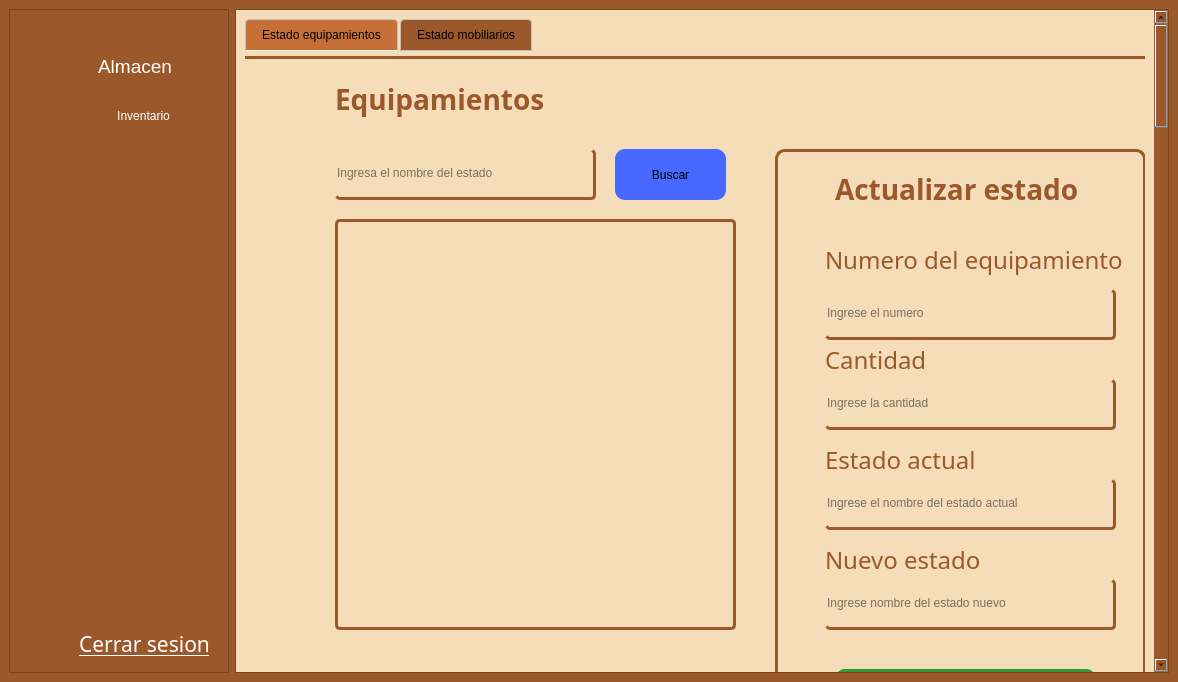
<?xml version="1.0" encoding="UTF-8"?>
<ui version="4.0">
 <class>MainWindow</class>
 <widget class="QMainWindow" name="MainWindow">
  <property name="geometry">
   <rect>
    <x>0</x>
    <y>0</y>
    <width>1178</width>
    <height>682</height>
   </rect>
  </property>
  <property name="windowTitle">
   <string>BookingRoom</string>
  </property>
  <widget class="QWidget" name="centralwidget">
   <property name="styleSheet">
    <string notr="true">background-color: rgb(155, 88, 43);</string>
   </property>
   <layout class="QHBoxLayout" name="horizontalLayout">
    <item>
     <widget class="QFrame" name="sidebar">
      <property name="minimumSize">
       <size>
        <width>220</width>
        <height>0</height>
       </size>
      </property>
      <property name="maximumSize">
       <size>
        <width>200</width>
        <height>16777215</height>
       </size>
      </property>
      <property name="styleSheet">
       <string notr="true">background-color: rgb(155, 88, 43);</string>
      </property>
      <property name="frameShape">
       <enum>QFrame::Shape::StyledPanel</enum>
      </property>
      <property name="frameShadow">
       <enum>QFrame::Shadow::Raised</enum>
      </property>
      <layout class="QVBoxLayout" name="verticalLayout">
       <item>
        <widget class="QFrame" name="sideBar_2">
         <property name="styleSheet">
          <string notr="true">border: none;
background-color: rgba(155, 88, 43, 1.0);</string>
         </property>
         <property name="frameShape">
          <enum>QFrame::Shape::StyledPanel</enum>
         </property>
         <property name="frameShadow">
          <enum>QFrame::Shadow::Raised</enum>
         </property>
         <widget class="QPushButton" name="btnAlmacen">
          <property name="geometry">
           <rect>
            <x>70</x>
            <y>30</y>
            <width>92</width>
            <height>34</height>
           </rect>
          </property>
          <property name="minimumSize">
           <size>
            <width>92</width>
            <height>0</height>
           </size>
          </property>
          <property name="font">
           <font>
            <pointsize>14</pointsize>
           </font>
          </property>
          <property name="cursor">
           <cursorShape>PointingHandCursor</cursorShape>
          </property>
          <property name="styleSheet">
           <string notr="true">border: none;
background-color: rgb(155, 88, 43);
color: rgb(255, 255, 255);
</string>
          </property>
          <property name="text">
           <string>Almacen</string>
          </property>
         </widget>
         <widget class="QWidget" name="subMenuRecepcion" native="true">
          <property name="geometry">
           <rect>
            <x>9</x>
            <y>130</y>
            <width>191</width>
            <height>91</height>
           </rect>
          </property>
          <property name="styleSheet">
           <string notr="true">background-color: rgb(155, 88, 43);</string>
          </property>
         </widget>
         <widget class="QWidget" name="subMenuAlmacen" native="true">
          <property name="geometry">
           <rect>
            <x>29</x>
            <y>70</y>
            <width>191</width>
            <height>41</height>
           </rect>
          </property>
          <property name="styleSheet">
           <string notr="true">background-color: rgb(155, 88, 43);</string>
          </property>
          <widget class="QPushButton" name="mobiliario">
           <property name="geometry">
            <rect>
             <x>60</x>
             <y>10</y>
             <width>71</width>
             <height>34</height>
            </rect>
           </property>
           <property name="cursor">
            <cursorShape>PointingHandCursor</cursorShape>
           </property>
           <property name="styleSheet">
            <string notr="true">border: none;
background-color: rgb(155, 88, 43);
color: rgb(255, 255, 255);
</string>
           </property>
           <property name="text">
            <string>Inventario</string>
           </property>
          </widget>
          <widget class="QLabel" name="label_37">
           <property name="geometry">
            <rect>
             <x>10</x>
             <y>10</y>
             <width>31</width>
             <height>31</height>
            </rect>
           </property>
           <property name="text">
            <string/>
           </property>
           <property name="pixmap">
            <pixmap>../Imagenes/Icons/package_2_45dp_FFFFFF_FILL0_wght400_GRAD0_opsz48.png</pixmap>
           </property>
           <property name="scaledContents">
            <bool>true</bool>
           </property>
          </widget>
         </widget>
         <widget class="QLabel" name="label_43">
          <property name="geometry">
           <rect>
            <x>30</x>
            <y>30</y>
            <width>31</width>
            <height>31</height>
           </rect>
          </property>
          <property name="text">
           <string/>
          </property>
          <property name="pixmap">
           <pixmap>../Imagenes/Icons/inventory_2_45dp_FFFFFF_FILL0_wght400_GRAD0_opsz48.png</pixmap>
          </property>
          <property name="scaledContents">
           <bool>true</bool>
          </property>
         </widget>
         <widget class="QLabel" name="linkLogin">
          <property name="geometry">
           <rect>
            <x>60</x>
            <y>610</y>
            <width>141</width>
            <height>31</height>
           </rect>
          </property>
          <property name="font">
           <font>
            <family>Adwaita Sans</family>
            <pointsize>16</pointsize>
           </font>
          </property>
          <property name="cursor">
           <cursorShape>PointingHandCursor</cursorShape>
          </property>
          <property name="styleSheet">
           <string notr="true">color: #000000;</string>
          </property>
          <property name="text">
           <string>&lt;html&gt;&lt;head/&gt;&lt;body&gt;&lt;p&gt;&lt;a href=&quot;cerrar&quot;&gt;&lt;span style=&quot; font-weight:400; color:#ffffff;&quot;&gt;Cerrar sesion&lt;/span&gt;&lt;/a&gt;&lt;/p&gt;&lt;/body&gt;&lt;/html&gt;</string>
          </property>
         </widget>
         <widget class="QLabel" name="label_19">
          <property name="geometry">
           <rect>
            <x>0</x>
            <y>600</y>
            <width>41</width>
            <height>41</height>
           </rect>
          </property>
          <property name="text">
           <string/>
          </property>
          <property name="pixmap">
           <pixmap>../Imagenes/Icons/admin_panel_settings_45dp_FFFFFF_FILL0_wght400_GRAD0_opsz48.png</pixmap>
          </property>
          <property name="scaledContents">
           <bool>true</bool>
          </property>
         </widget>
        </widget>
       </item>
      </layout>
     </widget>
    </item>
    <item>
     <widget class="QScrollArea" name="scrollAreaContenido">
      <property name="widgetResizable">
       <bool>true</bool>
      </property>
      <widget class="QWidget" name="scrollAreaWidgetContents">
       <property name="geometry">
        <rect>
         <x>0</x>
         <y>-225</y>
         <width>947</width>
         <height>4000</height>
        </rect>
       </property>
       <property name="minimumSize">
        <size>
         <width>0</width>
         <height>4000</height>
        </size>
       </property>
       <property name="styleSheet">
        <string notr="true">background-color: rgb(245, 221, 185);</string>
       </property>
       <layout class="QVBoxLayout" name="verticalLayout_2">
        <item>
         <widget class="QStackedWidget" name="stackedWidget">
          <property name="minimumSize">
           <size>
            <width>0</width>
            <height>600</height>
           </size>
          </property>
          <property name="autoFillBackground">
           <bool>false</bool>
          </property>
          <property name="styleSheet">
           <string notr="true">background-color: rgb(245, 221, 185);</string>
          </property>
          <property name="currentIndex">
           <number>7</number>
          </property>
          <widget class="QWidget" name="predeterminada">
           <property name="styleSheet">
            <string notr="true">background-color: rgb(245, 221, 185);</string>
           </property>
           <widget class="QTableWidget" name="tableHorario">
            <property name="geometry">
             <rect>
              <x>30</x>
              <y>190</y>
              <width>894</width>
              <height>427</height>
             </rect>
            </property>
           </widget>
           <widget class="QGroupBox" name="groupBox">
            <property name="geometry">
             <rect>
              <x>30</x>
              <y>10</y>
              <width>894</width>
              <height>61</height>
             </rect>
            </property>
            <property name="styleSheet">
             <string notr="true">background-color: rgb(155, 88, 43);</string>
            </property>
            <property name="title">
             <string>📅 Configurar Fechas del Horario</string>
            </property>
            <layout class="QHBoxLayout" name="horizontalLayout_2">
             <item>
              <widget class="QLabel" name="label">
               <property name="text">
                <string>Mostrar semana desde:</string>
               </property>
              </widget>
             </item>
             <item>
              <widget class="QDateEdit" name="dateInicio">
               <property name="minimumDate">
                <date>
                 <year>2025</year>
                 <month>9</month>
                 <day>1</day>
                </date>
               </property>
               <property name="calendarPopup">
                <bool>true</bool>
               </property>
              </widget>
             </item>
             <item>
              <widget class="QPushButton" name="btnActualizar">
               <property name="text">
                <string>🔄 Actualizar</string>
               </property>
              </widget>
             </item>
            </layout>
           </widget>
           <widget class="QGroupBox" name="groupBox_2">
            <property name="geometry">
             <rect>
              <x>30</x>
              <y>80</y>
              <width>894</width>
              <height>61</height>
             </rect>
            </property>
            <property name="styleSheet">
             <string notr="true">background-color: rgb(155, 88, 43);</string>
            </property>
            <property name="title">
             <string>➕ Agregar Evento</string>
            </property>
            <layout class="QHBoxLayout" name="horizontalLayout_4">
             <item>
              <widget class="QLabel" name="label_51">
               <property name="text">
                <string>Nombre:</string>
               </property>
              </widget>
             </item>
             <item>
              <widget class="QLineEdit" name="inputNombre_2"/>
             </item>
             <item>
              <widget class="QLabel" name="label_52">
               <property name="text">
                <string>Fecha:</string>
               </property>
              </widget>
             </item>
             <item>
              <widget class="QDateEdit" name="dateEvento_2">
               <property name="calendarPopup">
                <bool>true</bool>
               </property>
               <property name="date">
                <date>
                 <year>2025</year>
                 <month>9</month>
                 <day>1</day>
                </date>
               </property>
              </widget>
             </item>
             <item>
              <widget class="QLabel" name="label_53">
               <property name="text">
                <string>Hora Inicio:</string>
               </property>
              </widget>
             </item>
             <item>
              <widget class="QTimeEdit" name="timeInicio_2">
               <property name="displayFormat">
                <string>HH:mm</string>
               </property>
               <property name="time">
                <time>
                 <hour>19</hour>
                 <minute>0</minute>
                 <second>0</second>
                </time>
               </property>
              </widget>
             </item>
             <item>
              <widget class="QLabel" name="label_54">
               <property name="text">
                <string>Hora Fin:</string>
               </property>
              </widget>
             </item>
             <item>
              <widget class="QTimeEdit" name="timeFin_2">
               <property name="displayFormat">
                <string>HH:mm</string>
               </property>
               <property name="time">
                <time>
                 <hour>20</hour>
                 <minute>0</minute>
                 <second>0</second>
                </time>
               </property>
              </widget>
             </item>
             <item>
              <widget class="QPushButton" name="btnAgregar_2">
               <property name="text">
                <string>✅ Agregar</string>
               </property>
              </widget>
             </item>
            </layout>
           </widget>
           <widget class="QWidget" name="layoutWidget">
            <property name="geometry">
             <rect>
              <x>320</x>
              <y>150</y>
              <width>257</width>
              <height>36</height>
             </rect>
            </property>
            <layout class="QHBoxLayout" name="horizontalLayout_6">
             <item>
              <widget class="QPushButton" name="btnMostrar_2">
               <property name="styleSheet">
                <string notr="true">background-color: rgb(155, 88, 43);</string>
               </property>
               <property name="text">
                <string>📋 Mostrar Eventos</string>
               </property>
              </widget>
             </item>
             <item>
              <widget class="QPushButton" name="btnLimpiar_2">
               <property name="styleSheet">
                <string notr="true">background-color: rgb(155, 88, 43);</string>
               </property>
               <property name="text">
                <string>🧹 Limpiar Todo</string>
               </property>
              </widget>
             </item>
            </layout>
           </widget>
          </widget>
          <widget class="QWidget" name="paginaServicio"/>
          <widget class="QWidget" name="paginaEquipamiento"/>
          <widget class="QWidget" name="paginaSalon"/>
          <widget class="QWidget" name="paginaMobiliario"/>
          <widget class="QWidget" name="paginaTrabajador"/>
          <widget class="QWidget" name="paginaReservacion"/>
          <widget class="QWidget" name="paginaAlmacen">
           <widget class="QTabWidget" name="tabWidget_5">
            <property name="geometry">
             <rect>
              <x>0</x>
              <y>0</y>
              <width>951</width>
              <height>851</height>
             </rect>
            </property>
            <property name="styleSheet">
             <string notr="true">QTabWidget::pane {
    border-top: 3px solid #9b582b;
	color: rgb(155, 88, 43);
    margin-top: 5px;
}

QTabWidget::tab-bar {
    alignment: left;
}

QTabBar::tab {
    background-color: #9b582b;
	selection-color: rgb(155, 88, 43);
    border: 1px solid #c0c0c0;
    padding: 8px 16px;
    margin-right: 2px;
    border-top-left-radius: 4px;
    border-top-right-radius: 4px;
}

QTabBar::tab:selected {
    background-color: #c67037;
    border-bottom-color: white;
}

QTabBar::tab:hover {
    background-color: rgb(105, 60, 29);
}</string>
            </property>
            <property name="currentIndex">
             <number>0</number>
            </property>
            <widget class="QWidget" name="tab_24">
             <attribute name="title">
              <string>Estado equipamientos</string>
             </attribute>
             <widget class="QFrame" name="frame_5">
              <property name="geometry">
               <rect>
                <x>530</x>
                <y>90</y>
                <width>371</width>
                <height>621</height>
               </rect>
              </property>
              <property name="styleSheet">
               <string notr="true">border: 3px solid rgb(155, 88, 43);
border-radius: 10px;</string>
              </property>
              <property name="frameShape">
               <enum>QFrame::Shape::StyledPanel</enum>
              </property>
              <property name="frameShadow">
               <enum>QFrame::Shadow::Raised</enum>
              </property>
              <widget class="QLabel" name="lCostoS_11">
               <property name="geometry">
                <rect>
                 <x>50</x>
                 <y>90</y>
                 <width>301</width>
                 <height>41</height>
                </rect>
               </property>
               <property name="font">
                <font>
                 <family>Adwaita Sans</family>
                 <pointsize>18</pointsize>
                 <bold>false</bold>
                </font>
               </property>
               <property name="styleSheet">
                <string notr="true">border: none;
color: rgba(155, 88, 43, 1.0);
</string>
               </property>
               <property name="text">
                <string>Numero del equipamiento</string>
               </property>
              </widget>
              <widget class="QLineEdit" name="almEstadoO">
               <property name="geometry">
                <rect>
                 <x>50</x>
                 <y>430</y>
                 <width>291</width>
                 <height>51</height>
                </rect>
               </property>
               <property name="styleSheet">
                <string notr="true">border: none;
color: rgb(0, 0, 0);
border-radius: 5px;
border-bottom: 3px solid rgba(155, 88, 43, 1.0);
border-right: 3px solid  rgba(155, 88, 43, 1.0);</string>
               </property>
               <property name="text">
                <string/>
               </property>
               <property name="placeholderText">
                <string>Ingrese nombre del estado nuevo</string>
               </property>
              </widget>
              <widget class="QLineEdit" name="almCantidade">
               <property name="geometry">
                <rect>
                 <x>50</x>
                 <y>230</y>
                 <width>291</width>
                 <height>51</height>
                </rect>
               </property>
               <property name="styleSheet">
                <string notr="true">border: none;
color: rgb(0, 0, 0);
border-radius: 5px;
border-bottom: 3px solid rgba(155, 88, 43, 1.0);
border-right: 3px solid  rgba(155, 88, 43, 1.0);</string>
               </property>
               <property name="text">
                <string/>
               </property>
               <property name="placeholderText">
                <string>Ingrese la cantidad</string>
               </property>
              </widget>
              <widget class="QLabel" name="lCostoS_12">
               <property name="geometry">
                <rect>
                 <x>50</x>
                 <y>290</y>
                 <width>291</width>
                 <height>41</height>
                </rect>
               </property>
               <property name="font">
                <font>
                 <family>Adwaita Sans</family>
                 <pointsize>18</pointsize>
                 <bold>false</bold>
                </font>
               </property>
               <property name="styleSheet">
                <string notr="true">border: none;
color: rgba(155, 88, 43, 1.0);
</string>
               </property>
               <property name="text">
                <string>Estado actual</string>
               </property>
              </widget>
              <widget class="QPushButton" name="almConfirmar_2">
               <property name="geometry">
                <rect>
                 <x>60</x>
                 <y>520</y>
                 <width>261</width>
                 <height>61</height>
                </rect>
               </property>
               <property name="styleSheet">
                <string notr="true">border: none;
border-radius: 10px;
background-color: #2B9B32;</string>
               </property>
               <property name="text">
                <string>Confirmar</string>
               </property>
              </widget>
              <widget class="QLabel" name="lCostoS_13">
               <property name="geometry">
                <rect>
                 <x>50</x>
                 <y>390</y>
                 <width>291</width>
                 <height>41</height>
                </rect>
               </property>
               <property name="font">
                <font>
                 <family>Adwaita Sans</family>
                 <pointsize>18</pointsize>
                 <bold>false</bold>
                </font>
               </property>
               <property name="styleSheet">
                <string notr="true">border: none;
color: rgba(155, 88, 43, 1.0);
</string>
               </property>
               <property name="text">
                <string>Nuevo estado</string>
               </property>
              </widget>
              <widget class="QLabel" name="lCostoS_14">
               <property name="geometry">
                <rect>
                 <x>50</x>
                 <y>190</y>
                 <width>291</width>
                 <height>41</height>
                </rect>
               </property>
               <property name="font">
                <font>
                 <family>Adwaita Sans</family>
                 <pointsize>18</pointsize>
                 <bold>false</bold>
                </font>
               </property>
               <property name="styleSheet">
                <string notr="true">border: none;
color: rgba(155, 88, 43, 1.0);
</string>
               </property>
               <property name="text">
                <string>Cantidad</string>
               </property>
              </widget>
              <widget class="QLineEdit" name="almEstadoE">
               <property name="geometry">
                <rect>
                 <x>50</x>
                 <y>330</y>
                 <width>291</width>
                 <height>51</height>
                </rect>
               </property>
               <property name="styleSheet">
                <string notr="true">border: none;
color: rgb(0, 0, 0);
border-radius: 5px;
border-bottom: 3px solid rgba(155, 88, 43, 1.0);
border-right: 3px solid  rgba(155, 88, 43, 1.0);</string>
               </property>
               <property name="text">
                <string/>
               </property>
               <property name="placeholderText">
                <string>Ingrese el nombre del estado actual</string>
               </property>
              </widget>
              <widget class="QLabel" name="label_33">
               <property name="geometry">
                <rect>
                 <x>60</x>
                 <y>20</y>
                 <width>251</width>
                 <height>41</height>
                </rect>
               </property>
               <property name="font">
                <font>
                 <family>Adwaita Sans</family>
                 <pointsize>-1</pointsize>
                 <bold>true</bold>
                </font>
               </property>
               <property name="styleSheet">
                <string notr="true">border: none;
color: rgba(155, 88, 43, 1.0);
font-size: 28px;</string>
               </property>
               <property name="text">
                <string>Actualizar estado</string>
               </property>
              </widget>
              <widget class="QLineEdit" name="numE">
               <property name="geometry">
                <rect>
                 <x>50</x>
                 <y>140</y>
                 <width>291</width>
                 <height>51</height>
                </rect>
               </property>
               <property name="styleSheet">
                <string notr="true">border: none;
color: rgb(0, 0, 0);
border-radius: 5px;
border-bottom: 3px solid rgba(155, 88, 43, 1.0);
border-right: 3px solid  rgba(155, 88, 43, 1.0);</string>
               </property>
               <property name="text">
                <string/>
               </property>
               <property name="placeholderText">
                <string>Ingrese el numero</string>
               </property>
              </widget>
             </widget>
             <widget class="QPushButton" name="almBuscarE">
              <property name="geometry">
               <rect>
                <x>370</x>
                <y>90</y>
                <width>111</width>
                <height>51</height>
               </rect>
              </property>
              <property name="cursor">
               <cursorShape>PointingHandCursor</cursorShape>
              </property>
              <property name="styleSheet">
               <string notr="true">border: none;
border-radius: 10px;
background-color: rgb(71, 105, 255);</string>
              </property>
              <property name="text">
               <string>Buscar</string>
              </property>
             </widget>
             <widget class="QLineEdit" name="almBuscadorE">
              <property name="geometry">
               <rect>
                <x>90</x>
                <y>90</y>
                <width>261</width>
                <height>51</height>
               </rect>
              </property>
              <property name="styleSheet">
               <string notr="true">border: unset;
color: rgb(0, 0, 0);
border-radius: 5px;
border-bottom: 3px solid rgba(155, 88, 43, 1.0);
border-right: 3px solid  rgba(155, 88, 43, 1.0);</string>
              </property>
              <property name="placeholderText">
               <string>Ingresa el nombre del estado</string>
              </property>
             </widget>
             <widget class="QTextEdit" name="almResulE">
              <property name="enabled">
               <bool>true</bool>
              </property>
              <property name="geometry">
               <rect>
                <x>90</x>
                <y>160</y>
                <width>401</width>
                <height>411</height>
               </rect>
              </property>
              <property name="font">
               <font>
                <family>Adwaita Sans</family>
                <pointsize>12</pointsize>
               </font>
              </property>
              <property name="cursor" stdset="0">
               <cursorShape>IBeamCursor</cursorShape>
              </property>
              <property name="styleSheet">
               <string notr="true">border: unset;
color: rgb(0, 0, 0);
border-radius: 5px;
border: 3px solid rgba(155, 88, 43, 1.0);
</string>
              </property>
              <property name="verticalScrollBarPolicy">
               <enum>Qt::ScrollBarPolicy::ScrollBarAsNeeded</enum>
              </property>
              <property name="readOnly">
               <bool>true</bool>
              </property>
             </widget>
             <widget class="QLabel" name="label_34">
              <property name="geometry">
               <rect>
                <x>90</x>
                <y>20</y>
                <width>251</width>
                <height>41</height>
               </rect>
              </property>
              <property name="font">
               <font>
                <family>Adwaita Sans</family>
                <pointsize>-1</pointsize>
                <bold>true</bold>
               </font>
              </property>
              <property name="styleSheet">
               <string notr="true">border: none;
color: rgba(155, 88, 43, 1.0);
font-size: 28px;</string>
              </property>
              <property name="text">
               <string>Equipamientos</string>
              </property>
             </widget>
             <widget class="QLabel" name="almMensaje_2">
              <property name="geometry">
               <rect>
                <x>150</x>
                <y>640</y>
                <width>251</width>
                <height>41</height>
               </rect>
              </property>
              <property name="font">
               <font>
                <family>Adwaita Sans</family>
                <pointsize>-1</pointsize>
                <bold>true</bold>
               </font>
              </property>
              <property name="styleSheet">
               <string notr="true">border: none;
border: unset;
color: rgba(155, 88, 43, 1.0);
font-size: 28px;</string>
              </property>
              <property name="text">
               <string>&lt;html&gt;&lt;head/&gt;&lt;body&gt;&lt;p align=&quot;center&quot;&gt;&lt;span style=&quot; font-size:21pt;&quot;&gt;Mensaje&lt;/span&gt;&lt;/p&gt;&lt;/body&gt;&lt;/html&gt;</string>
              </property>
             </widget>
            </widget>
            <widget class="QWidget" name="tab_25">
             <attribute name="title">
              <string>Estado mobiliarios</string>
             </attribute>
             <widget class="QLineEdit" name="almBuscadorM">
              <property name="geometry">
               <rect>
                <x>70</x>
                <y>80</y>
                <width>261</width>
                <height>51</height>
               </rect>
              </property>
              <property name="styleSheet">
               <string notr="true">border: unset;
color: rgb(0, 0, 0);
border-radius: 5px;
border-bottom: 3px solid rgba(155, 88, 43, 1.0);
border-right: 3px solid  rgba(155, 88, 43, 1.0);</string>
              </property>
              <property name="placeholderText">
               <string>Ingresa el nombre del estado</string>
              </property>
             </widget>
             <widget class="QPushButton" name="almBuscarM">
              <property name="geometry">
               <rect>
                <x>350</x>
                <y>80</y>
                <width>111</width>
                <height>51</height>
               </rect>
              </property>
              <property name="cursor">
               <cursorShape>PointingHandCursor</cursorShape>
              </property>
              <property name="styleSheet">
               <string notr="true">border: none;
border-radius: 10px;
background-color: rgb(71, 105, 255);</string>
              </property>
              <property name="text">
               <string>Buscar</string>
              </property>
             </widget>
             <widget class="QTextEdit" name="almResultadoM">
              <property name="enabled">
               <bool>true</bool>
              </property>
              <property name="geometry">
               <rect>
                <x>70</x>
                <y>140</y>
                <width>401</width>
                <height>411</height>
               </rect>
              </property>
              <property name="font">
               <font>
                <family>Adwaita Sans</family>
                <pointsize>12</pointsize>
               </font>
              </property>
              <property name="cursor" stdset="0">
               <cursorShape>IBeamCursor</cursorShape>
              </property>
              <property name="styleSheet">
               <string notr="true">border: unset;
color: rgb(0, 0, 0);
border-radius: 5px;
border: 3px solid rgba(155, 88, 43, 1.0);
</string>
              </property>
              <property name="verticalScrollBarPolicy">
               <enum>Qt::ScrollBarPolicy::ScrollBarAsNeeded</enum>
              </property>
              <property name="readOnly">
               <bool>true</bool>
              </property>
             </widget>
             <widget class="QFrame" name="frame_4">
              <property name="geometry">
               <rect>
                <x>530</x>
                <y>80</y>
                <width>361</width>
                <height>621</height>
               </rect>
              </property>
              <property name="styleSheet">
               <string notr="true">border: 3px solid rgb(155, 88, 43);
border-radius: 10px;</string>
              </property>
              <property name="frameShape">
               <enum>QFrame::Shape::StyledPanel</enum>
              </property>
              <property name="frameShadow">
               <enum>QFrame::Shadow::Raised</enum>
              </property>
              <widget class="QLabel" name="lCostoS_7">
               <property name="geometry">
                <rect>
                 <x>40</x>
                 <y>70</y>
                 <width>291</width>
                 <height>41</height>
                </rect>
               </property>
               <property name="font">
                <font>
                 <family>Adwaita Sans</family>
                 <pointsize>18</pointsize>
                 <bold>false</bold>
                </font>
               </property>
               <property name="styleSheet">
                <string notr="true">border: none;
color: rgba(155, 88, 43, 1.0);
</string>
               </property>
               <property name="text">
                <string>Numero del mobiliario</string>
               </property>
              </widget>
              <widget class="QLineEdit" name="almNuevoEstado">
               <property name="geometry">
                <rect>
                 <x>40</x>
                 <y>410</y>
                 <width>291</width>
                 <height>51</height>
                </rect>
               </property>
               <property name="styleSheet">
                <string notr="true">border: none;
color: rgb(0, 0, 0);
border-radius: 5px;
border-bottom: 3px solid rgba(155, 88, 43, 1.0);
border-right: 3px solid  rgba(155, 88, 43, 1.0);</string>
               </property>
               <property name="text">
                <string/>
               </property>
               <property name="placeholderText">
                <string>Ingrese nombre del estado nuevo</string>
               </property>
              </widget>
              <widget class="QLineEdit" name="almNum">
               <property name="geometry">
                <rect>
                 <x>40</x>
                 <y>110</y>
                 <width>291</width>
                 <height>51</height>
                </rect>
               </property>
               <property name="styleSheet">
                <string notr="true">border: none;
color: rgb(0, 0, 0);
border-radius: 5px;
border-bottom: 3px solid rgba(155, 88, 43, 1.0);
border-right: 3px solid  rgba(155, 88, 43, 1.0);</string>
               </property>
               <property name="text">
                <string/>
               </property>
               <property name="placeholderText">
                <string>Ingrese el numero del mobiliario</string>
               </property>
              </widget>
              <widget class="QLineEdit" name="almCantidad">
               <property name="geometry">
                <rect>
                 <x>40</x>
                 <y>210</y>
                 <width>291</width>
                 <height>51</height>
                </rect>
               </property>
               <property name="styleSheet">
                <string notr="true">border: none;
color: rgb(0, 0, 0);
border-radius: 5px;
border-bottom: 3px solid rgba(155, 88, 43, 1.0);
border-right: 3px solid  rgba(155, 88, 43, 1.0);</string>
               </property>
               <property name="text">
                <string/>
               </property>
               <property name="placeholderText">
                <string>Ingrese la cantidad</string>
               </property>
              </widget>
              <widget class="QLabel" name="lCostoS_9">
               <property name="geometry">
                <rect>
                 <x>40</x>
                 <y>270</y>
                 <width>291</width>
                 <height>41</height>
                </rect>
               </property>
               <property name="font">
                <font>
                 <family>Adwaita Sans</family>
                 <pointsize>18</pointsize>
                 <bold>false</bold>
                </font>
               </property>
               <property name="styleSheet">
                <string notr="true">border: none;
color: rgba(155, 88, 43, 1.0);
</string>
               </property>
               <property name="text">
                <string>Estado actual</string>
               </property>
              </widget>
              <widget class="QPushButton" name="almConfirmar">
               <property name="geometry">
                <rect>
                 <x>50</x>
                 <y>500</y>
                 <width>261</width>
                 <height>61</height>
                </rect>
               </property>
               <property name="styleSheet">
                <string notr="true">border: none;
border-radius: 10px;
background-color: #2B9B32;</string>
               </property>
               <property name="text">
                <string>Confirmar</string>
               </property>
              </widget>
              <widget class="QLabel" name="lCostoS_10">
               <property name="geometry">
                <rect>
                 <x>40</x>
                 <y>370</y>
                 <width>291</width>
                 <height>41</height>
                </rect>
               </property>
               <property name="font">
                <font>
                 <family>Adwaita Sans</family>
                 <pointsize>18</pointsize>
                 <bold>false</bold>
                </font>
               </property>
               <property name="styleSheet">
                <string notr="true">border: none;
color: rgba(155, 88, 43, 1.0);
</string>
               </property>
               <property name="text">
                <string>Nuevo estado</string>
               </property>
              </widget>
              <widget class="QLabel" name="lCostoS_8">
               <property name="geometry">
                <rect>
                 <x>40</x>
                 <y>170</y>
                 <width>291</width>
                 <height>41</height>
                </rect>
               </property>
               <property name="font">
                <font>
                 <family>Adwaita Sans</family>
                 <pointsize>18</pointsize>
                 <bold>false</bold>
                </font>
               </property>
               <property name="styleSheet">
                <string notr="true">border: none;
color: rgba(155, 88, 43, 1.0);
</string>
               </property>
               <property name="text">
                <string>Cantidad</string>
               </property>
              </widget>
              <widget class="QLineEdit" name="almEstadoAntiguo">
               <property name="geometry">
                <rect>
                 <x>40</x>
                 <y>310</y>
                 <width>291</width>
                 <height>51</height>
                </rect>
               </property>
               <property name="styleSheet">
                <string notr="true">border: none;
color: rgb(0, 0, 0);
border-radius: 5px;
border-bottom: 3px solid rgba(155, 88, 43, 1.0);
border-right: 3px solid  rgba(155, 88, 43, 1.0);</string>
               </property>
               <property name="text">
                <string/>
               </property>
               <property name="placeholderText">
                <string>Ingrese el nombre del estado actual</string>
               </property>
              </widget>
              <widget class="QLabel" name="label_32">
               <property name="geometry">
                <rect>
                 <x>60</x>
                 <y>20</y>
                 <width>251</width>
                 <height>41</height>
                </rect>
               </property>
               <property name="font">
                <font>
                 <family>Adwaita Sans</family>
                 <pointsize>-1</pointsize>
                 <bold>true</bold>
                </font>
               </property>
               <property name="styleSheet">
                <string notr="true">border: none;
color: rgba(155, 88, 43, 1.0);
font-size: 28px;</string>
               </property>
               <property name="text">
                <string>Actualizar estado</string>
               </property>
              </widget>
              <widget class="QLabel" name="almMensaje">
               <property name="geometry">
                <rect>
                 <x>50</x>
                 <y>570</y>
                 <width>251</width>
                 <height>41</height>
                </rect>
               </property>
               <property name="font">
                <font>
                 <family>Adwaita Sans</family>
                 <pointsize>-1</pointsize>
                 <bold>true</bold>
                </font>
               </property>
               <property name="styleSheet">
                <string notr="true">border: none;
border: unset;
color: rgba(155, 88, 43, 1.0);
font-size: 28px;</string>
               </property>
               <property name="text">
                <string>&lt;html&gt;&lt;head/&gt;&lt;body&gt;&lt;p align=&quot;center&quot;&gt;&lt;span style=&quot; font-size:21pt;&quot;&gt;Mensaje&lt;/span&gt;&lt;/p&gt;&lt;/body&gt;&lt;/html&gt;</string>
               </property>
              </widget>
             </widget>
             <widget class="QLabel" name="label_48">
              <property name="geometry">
               <rect>
                <x>70</x>
                <y>20</y>
                <width>251</width>
                <height>41</height>
               </rect>
              </property>
              <property name="font">
               <font>
                <family>Adwaita Sans</family>
                <pointsize>-1</pointsize>
                <bold>true</bold>
               </font>
              </property>
              <property name="styleSheet">
               <string notr="true">border: none;
color: rgba(155, 88, 43, 1.0);
font-size: 28px;</string>
              </property>
              <property name="text">
               <string>Mobiliario</string>
              </property>
             </widget>
             <zorder>frame_4</zorder>
             <zorder>almBuscadorM</zorder>
             <zorder>almBuscarM</zorder>
             <zorder>almResultadoM</zorder>
             <zorder>label_48</zorder>
            </widget>
           </widget>
          </widget>
          <widget class="QWidget" name="paginaPagos"/>
          <widget class="QWidget" name="paginaRecibo"/>
          <widget class="QWidget" name="paginaPagar"/>
         </widget>
        </item>
       </layout>
      </widget>
     </widget>
    </item>
   </layout>
  </widget>
 </widget>
 <resources/>
 <connections/>
</ui>
